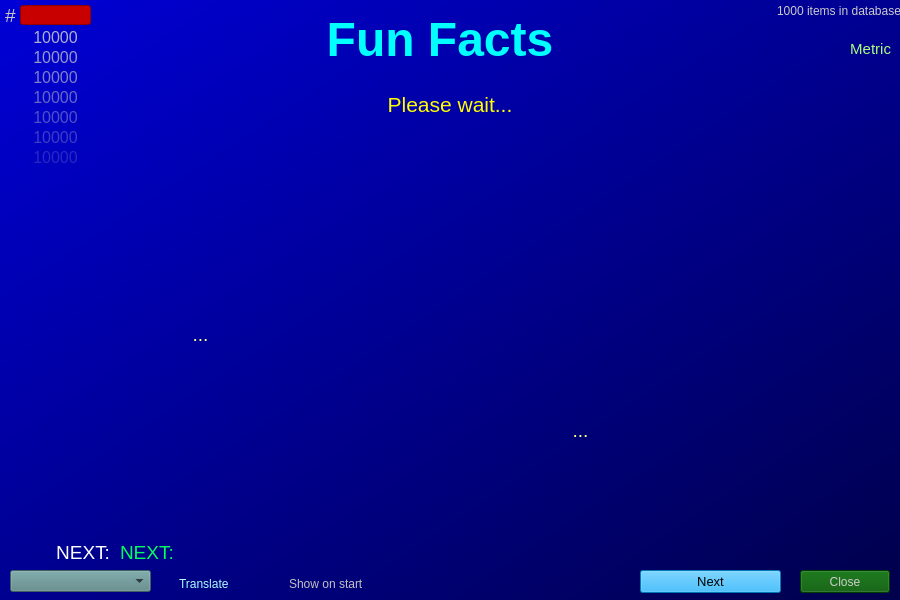
<?xml version="1.0" encoding="UTF-8"?>
<ui version="4.0">
 <class>Dialog</class>
 <widget class="QDialog" name="Dialog">
  <property name="geometry">
   <rect>
    <x>0</x>
    <y>0</y>
    <width>900</width>
    <height>600</height>
   </rect>
  </property>
  <property name="windowTitle">
   <string>Dialog</string>
  </property>
  <property name="styleSheet">
   <string notr="true">QDialog {color: rgb(255, 255, 0); background-color: qlineargradient(spread:pad, x1:0, y1:0.00568182, x2:0.98, y2:0.982955, stop:0 rgb(0, 0, 214), stop:1 rgb(0, 0, 77));}</string>
  </property>
  <widget class="QLabel" name="lbl_title">
   <property name="geometry">
    <rect>
     <x>0</x>
     <y>0</y>
     <width>880</width>
     <height>80</height>
    </rect>
   </property>
   <property name="font">
    <font>
     <pointsize>36</pointsize>
     <weight>75</weight>
     <bold>true</bold>
    </font>
   </property>
   <property name="styleSheet">
    <string notr="true">color: rgb(0, 255, 255);
background-color: rgba(0, 0, 127, 0);</string>
   </property>
   <property name="text">
    <string>Fun Facts</string>
   </property>
   <property name="alignment">
    <set>Qt::AlignCenter</set>
   </property>
   <property name="textInteractionFlags">
    <set>Qt::LinksAccessibleByMouse|Qt::TextSelectableByMouse</set>
   </property>
  </widget>
  <widget class="QLabel" name="lbl_name">
   <property name="geometry">
    <rect>
     <x>0</x>
     <y>80</y>
     <width>900</width>
     <height>50</height>
    </rect>
   </property>
   <property name="font">
    <font>
     <pointsize>16</pointsize>
    </font>
   </property>
   <property name="styleSheet">
    <string notr="true">color: rgb(255, 255, 0);
background-color: rgba(0, 0, 127, 0);</string>
   </property>
   <property name="text">
    <string>Please wait...</string>
   </property>
   <property name="alignment">
    <set>Qt::AlignCenter</set>
   </property>
   <property name="textInteractionFlags">
    <set>Qt::LinksAccessibleByMouse|Qt::TextSelectableByMouse</set>
   </property>
  </widget>
  <widget class="QPushButton" name="btn_close">
   <property name="geometry">
    <rect>
     <x>800</x>
     <y>570</y>
     <width>90</width>
     <height>23</height>
    </rect>
   </property>
   <property name="styleSheet">
    <string notr="true">background-color: rgb(0, 85, 0);
color: rgb(206, 206, 206);</string>
   </property>
   <property name="text">
    <string>Close</string>
   </property>
   <property name="autoDefault">
    <bool>false</bool>
   </property>
  </widget>
  <widget class="QPushButton" name="btn_next">
   <property name="geometry">
    <rect>
     <x>640</x>
     <y>570</y>
     <width>141</width>
     <height>23</height>
    </rect>
   </property>
   <property name="font">
    <font>
     <pointsize>10</pointsize>
    </font>
   </property>
   <property name="styleSheet">
    <string notr="true">background-color: rgb(0, 170, 255);
color: rgb(0, 0, 0);</string>
   </property>
   <property name="text">
    <string>Next</string>
   </property>
   <property name="autoDefault">
    <bool>false</bool>
   </property>
  </widget>
  <widget class="QCheckBox" name="chk_translate">
   <property name="geometry">
    <rect>
     <x>160</x>
     <y>575</y>
     <width>101</width>
     <height>17</height>
    </rect>
   </property>
   <property name="styleSheet">
    <string notr="true">color: rgb(170, 255, 255);
background-color: rgba(0, 0, 127, 0);</string>
   </property>
   <property name="text">
    <string>Translate</string>
   </property>
  </widget>
  <widget class="QComboBox" name="cmb_lang">
   <property name="geometry">
    <rect>
     <x>10</x>
     <y>570</y>
     <width>141</width>
     <height>22</height>
    </rect>
   </property>
   <property name="styleSheet">
    <string notr="true">background-color: rgb(89, 134, 134);
border-color: rgb(170, 255, 255);</string>
   </property>
  </widget>
  <widget class="QCheckBox" name="chk_show_on_start">
   <property name="geometry">
    <rect>
     <x>270</x>
     <y>575</y>
     <width>221</width>
     <height>17</height>
    </rect>
   </property>
   <property name="styleSheet">
    <string notr="true">color: rgb(193, 193, 193);
background-color: rgba(0, 0, 127, 0);</string>
   </property>
   <property name="text">
    <string>Show on start</string>
   </property>
  </widget>
  <widget class="QLabel" name="lbl_next">
   <property name="geometry">
    <rect>
     <x>10</x>
     <y>540</y>
     <width>100</width>
     <height>25</height>
    </rect>
   </property>
   <property name="font">
    <font>
     <pointsize>14</pointsize>
    </font>
   </property>
   <property name="styleSheet">
    <string notr="true">color: rgb(255, 255, 255);
background-color: rgba(0, 0, 127, 0);</string>
   </property>
   <property name="text">
    <string>NEXT:</string>
   </property>
   <property name="alignment">
    <set>Qt::AlignRight|Qt::AlignTrailing|Qt::AlignVCenter</set>
   </property>
   <property name="textInteractionFlags">
    <set>Qt::LinksAccessibleByMouse|Qt::TextSelectableByMouse</set>
   </property>
  </widget>
  <widget class="QLabel" name="lbl_next_val">
   <property name="geometry">
    <rect>
     <x>120</x>
     <y>540</y>
     <width>771</width>
     <height>25</height>
    </rect>
   </property>
   <property name="font">
    <font>
     <pointsize>14</pointsize>
    </font>
   </property>
   <property name="styleSheet">
    <string notr="true">color: rgb(0, 255, 93);
background-color: rgba(0, 0, 127, 0);</string>
   </property>
   <property name="text">
    <string>NEXT:</string>
   </property>
   <property name="alignment">
    <set>Qt::AlignLeading|Qt::AlignLeft|Qt::AlignVCenter</set>
   </property>
   <property name="textInteractionFlags">
    <set>Qt::LinksAccessibleByMouse|Qt::TextSelectableByMouse</set>
   </property>
  </widget>
  <widget class="QLabel" name="lbl_content">
   <property name="geometry">
    <rect>
     <x>10</x>
     <y>150</y>
     <width>381</width>
     <height>370</height>
    </rect>
   </property>
   <property name="font">
    <font>
     <pointsize>14</pointsize>
    </font>
   </property>
   <property name="styleSheet">
    <string notr="true">background-color: rgba(0, 0, 127, 0);
color: rgb(255, 255, 127);</string>
   </property>
   <property name="text">
    <string>...</string>
   </property>
   <property name="alignment">
    <set>Qt::AlignCenter</set>
   </property>
   <property name="wordWrap">
    <bool>true</bool>
   </property>
   <property name="textInteractionFlags">
    <set>Qt::LinksAccessibleByMouse|Qt::TextSelectableByMouse</set>
   </property>
  </widget>
  <widget class="QLabel" name="lbl_rec">
   <property name="geometry">
    <rect>
     <x>650</x>
     <y>0</y>
     <width>251</width>
     <height>21</height>
    </rect>
   </property>
   <property name="styleSheet">
    <string notr="true">background-color: rgba(0, 0, 127, 0);
color: rgb(203, 203, 203);</string>
   </property>
   <property name="text">
    <string>1000 items in database</string>
   </property>
   <property name="alignment">
    <set>Qt::AlignRight|Qt::AlignTrailing|Qt::AlignVCenter</set>
   </property>
  </widget>
  <widget class="QLabel" name="label_2">
   <property name="geometry">
    <rect>
     <x>0</x>
     <y>5</y>
     <width>21</width>
     <height>21</height>
    </rect>
   </property>
   <property name="minimumSize">
    <size>
     <width>0</width>
     <height>0</height>
    </size>
   </property>
   <property name="font">
    <font>
     <pointsize>14</pointsize>
    </font>
   </property>
   <property name="styleSheet">
    <string notr="true">background-color: rgba(0, 0, 127, 0);
color: rgb(203, 203, 203);</string>
   </property>
   <property name="text">
    <string>#</string>
   </property>
   <property name="alignment">
    <set>Qt::AlignCenter</set>
   </property>
  </widget>
  <widget class="QLineEdit" name="txt_id">
   <property name="geometry">
    <rect>
     <x>20</x>
     <y>5</y>
     <width>71</width>
     <height>20</height>
    </rect>
   </property>
   <property name="font">
    <font>
     <pointsize>12</pointsize>
    </font>
   </property>
   <property name="styleSheet">
    <string notr="true">background-color: rgb(200, 0, 0);
color: rgb(200, 200, 99);</string>
   </property>
   <property name="text">
    <string/>
   </property>
   <property name="frame">
    <bool>true</bool>
   </property>
   <property name="alignment">
    <set>Qt::AlignCenter</set>
   </property>
  </widget>
  <widget class="QTextEdit" name="txt_content">
   <property name="geometry">
    <rect>
     <x>450</x>
     <y>310</y>
     <width>411</width>
     <height>71</height>
    </rect>
   </property>
   <property name="font">
    <font>
     <pointsize>14</pointsize>
    </font>
   </property>
   <property name="styleSheet">
    <string notr="true">background-color: rgba(0, 0, 127, 0);
color: rgb(255, 255, 127);</string>
   </property>
  </widget>
  <widget class="QLabel" name="lbl_content2">
   <property name="geometry">
    <rect>
     <x>520</x>
     <y>390</y>
     <width>121</width>
     <height>81</height>
    </rect>
   </property>
   <property name="font">
    <font>
     <pointsize>14</pointsize>
    </font>
   </property>
   <property name="styleSheet">
    <string notr="true">background-color: rgba(0, 0, 127, 0);
color: rgb(255, 255, 127);</string>
   </property>
   <property name="text">
    <string>...</string>
   </property>
   <property name="alignment">
    <set>Qt::AlignCenter</set>
   </property>
   <property name="wordWrap">
    <bool>true</bool>
   </property>
   <property name="textInteractionFlags">
    <set>Qt::LinksAccessibleByMouse|Qt::TextSelectableByMouse</set>
   </property>
  </widget>
  <widget class="QLabel" name="lbl_fade1">
   <property name="geometry">
    <rect>
     <x>20</x>
     <y>30</y>
     <width>71</width>
     <height>15</height>
    </rect>
   </property>
   <property name="font">
    <font>
     <pointsize>12</pointsize>
    </font>
   </property>
   <property name="styleSheet">
    <string notr="true">background-color: rgba(0, 0, 127, 0);
color: rgba(203, 203, 203, 220);</string>
   </property>
   <property name="text">
    <string>10000</string>
   </property>
   <property name="alignment">
    <set>Qt::AlignCenter</set>
   </property>
  </widget>
  <widget class="QLabel" name="lbl_fade2">
   <property name="geometry">
    <rect>
     <x>20</x>
     <y>50</y>
     <width>71</width>
     <height>15</height>
    </rect>
   </property>
   <property name="font">
    <font>
     <pointsize>12</pointsize>
    </font>
   </property>
   <property name="styleSheet">
    <string notr="true">background-color: rgba(0, 0, 127, 0);
color: rgba(203, 203, 203, 190);</string>
   </property>
   <property name="text">
    <string>10000</string>
   </property>
   <property name="alignment">
    <set>Qt::AlignCenter</set>
   </property>
  </widget>
  <widget class="QLabel" name="lbl_fade3">
   <property name="geometry">
    <rect>
     <x>20</x>
     <y>70</y>
     <width>71</width>
     <height>15</height>
    </rect>
   </property>
   <property name="font">
    <font>
     <pointsize>12</pointsize>
    </font>
   </property>
   <property name="styleSheet">
    <string notr="true">background-color: rgba(0, 0, 127, 0);
color: rgba(203, 203, 203, 160);</string>
   </property>
   <property name="text">
    <string>10000</string>
   </property>
   <property name="alignment">
    <set>Qt::AlignCenter</set>
   </property>
  </widget>
  <widget class="QLabel" name="lbl_fade4">
   <property name="geometry">
    <rect>
     <x>20</x>
     <y>90</y>
     <width>71</width>
     <height>15</height>
    </rect>
   </property>
   <property name="font">
    <font>
     <pointsize>12</pointsize>
    </font>
   </property>
   <property name="styleSheet">
    <string notr="true">background-color: rgba(0, 0, 127, 0);
color: rgba(203, 203, 203, 130);</string>
   </property>
   <property name="text">
    <string>10000</string>
   </property>
   <property name="alignment">
    <set>Qt::AlignCenter</set>
   </property>
  </widget>
  <widget class="QLabel" name="lbl_fade5">
   <property name="geometry">
    <rect>
     <x>20</x>
     <y>110</y>
     <width>71</width>
     <height>15</height>
    </rect>
   </property>
   <property name="font">
    <font>
     <pointsize>12</pointsize>
    </font>
   </property>
   <property name="styleSheet">
    <string notr="true">background-color: rgba(0, 0, 127, 0);
color: rgba(203, 203, 203, 100);</string>
   </property>
   <property name="text">
    <string>10000</string>
   </property>
   <property name="alignment">
    <set>Qt::AlignCenter</set>
   </property>
  </widget>
  <widget class="QLabel" name="lbl_fade6">
   <property name="geometry">
    <rect>
     <x>20</x>
     <y>130</y>
     <width>71</width>
     <height>15</height>
    </rect>
   </property>
   <property name="font">
    <font>
     <pointsize>12</pointsize>
    </font>
   </property>
   <property name="styleSheet">
    <string notr="true">background-color: rgba(0, 0, 127, 0);
color: rgba(203, 203, 203, 75);</string>
   </property>
   <property name="text">
    <string>10000</string>
   </property>
   <property name="alignment">
    <set>Qt::AlignCenter</set>
   </property>
  </widget>
  <widget class="QLabel" name="lbl_fade7">
   <property name="geometry">
    <rect>
     <x>20</x>
     <y>150</y>
     <width>71</width>
     <height>15</height>
    </rect>
   </property>
   <property name="font">
    <font>
     <pointsize>12</pointsize>
    </font>
   </property>
   <property name="styleSheet">
    <string notr="true">background-color: rgba(0, 0, 127, 0);
color: rgba(203, 203, 203, 50);</string>
   </property>
   <property name="text">
    <string>10000</string>
   </property>
   <property name="alignment">
    <set>Qt::AlignCenter</set>
   </property>
  </widget>
  <widget class="QLabel" name="lbl_metric">
   <property name="geometry">
    <rect>
     <x>530</x>
     <y>40</y>
     <width>361</width>
     <height>251</height>
    </rect>
   </property>
   <property name="font">
    <font>
     <pointsize>11</pointsize>
    </font>
   </property>
   <property name="styleSheet">
    <string notr="true">background-color: rgba(0, 0, 127, 0);
color: rgb(170, 255, 127);
</string>
   </property>
   <property name="text">
    <string>Metric</string>
   </property>
   <property name="alignment">
    <set>Qt::AlignRight|Qt::AlignTop|Qt::AlignTrailing</set>
   </property>
  </widget>
  <zorder>lbl_title</zorder>
  <zorder>lbl_name</zorder>
  <zorder>btn_close</zorder>
  <zorder>btn_next</zorder>
  <zorder>chk_translate</zorder>
  <zorder>cmb_lang</zorder>
  <zorder>chk_show_on_start</zorder>
  <zorder>lbl_next</zorder>
  <zorder>lbl_next_val</zorder>
  <zorder>lbl_rec</zorder>
  <zorder>label_2</zorder>
  <zorder>txt_id</zorder>
  <zorder>txt_content</zorder>
  <zorder>lbl_content2</zorder>
  <zorder>lbl_content</zorder>
  <zorder>lbl_fade1</zorder>
  <zorder>lbl_fade2</zorder>
  <zorder>lbl_fade3</zorder>
  <zorder>lbl_fade4</zorder>
  <zorder>lbl_fade5</zorder>
  <zorder>lbl_fade6</zorder>
  <zorder>lbl_fade7</zorder>
  <zorder>lbl_metric</zorder>
 </widget>
 <resources/>
 <connections/>
</ui>
